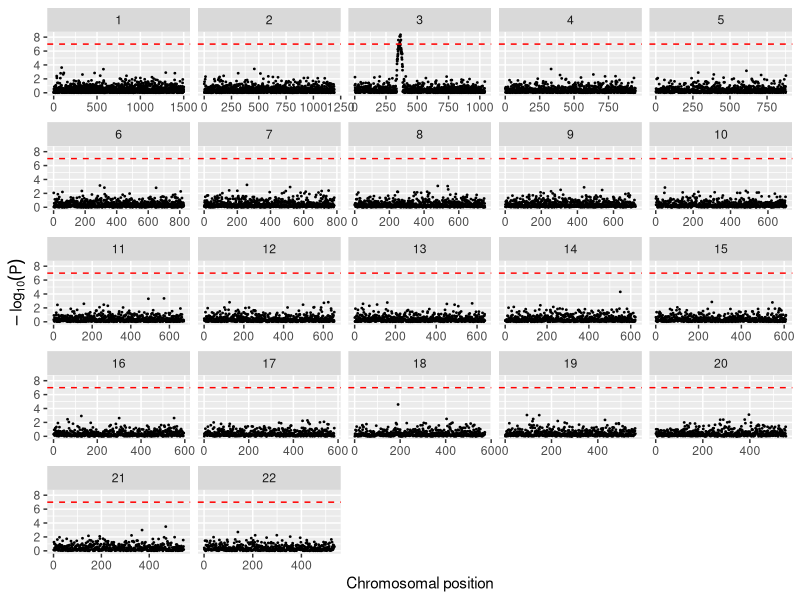

Write the R code that produced this figure. (Note: this script raises an error after producing the figure.)
library(qqman)
library(ggplot2)
library(ggthemes)
ggplot(gwasResults, aes(x = BP, y=-log(P, base=10)))+
  geom_point(size=0.3)+
  facet_wrap(~CHR, nrow=5, scales='free_x')+
  geom_hline(yintercept = 7, linetype=2, color='red')+
  labs(x = 'Chromosomal position', y = expression(-log[10](P)))

findmids <- function(x){
  x = c(0,x)
  xx = x[-length(x)] + (x[-1]-x[-length(x)])/2
  return(xx)
}
mdat <- gwasResults %>% mutate(xloc = 1:n())
bl <- gwasResults %>% count(CHR) %>% mutate(N=cumsum(n),
                                            xlegloc = findmids(N))

ggplot(mdat, aes(x = xloc, y = -log(P, base=10), color=factor(ifelse(CHR %%2,1,2))))+
  geom_point(size=0.8)+
  geom_hline(yintercept=c(5,7), color=c('blue','red'), size=0.5, linetype=2)+
  scale_x_continuous('Chromosome', breaks = bl$xlegloc, labels = as.character(1:22))+
  theme_few()+
  # theme_bw()+
  theme(legend.position='none')+
  scale_color_grey(start=0.5, end=0.8)+
  labs(y = expression(-log[10](P)))
